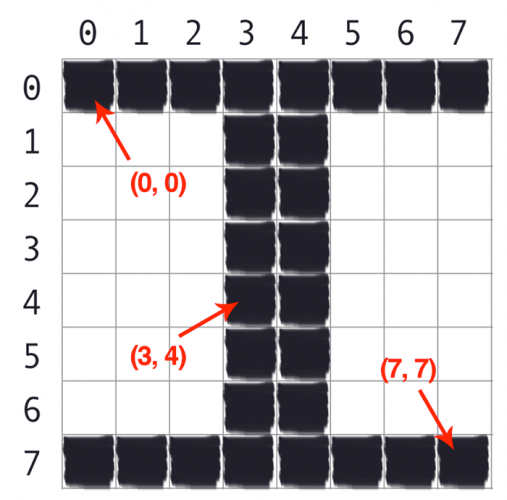
#> input picture 10.OpenCV/opencv_getting_setting_image_coordinates-e1609416591370.png, 507 x 500 px
$ python opencv_getting_setting.py --image ../opencv_getting_setting_image_coordinates-e1609416591370.png
#> lines starting #> are read from the running program, lines starting #| are printed output that depends on the picture; after the words box and inside, x2 and y2 are one past the last pixel; in counts of white or black regions, pixels touching at a corner belong together
# import the necessary packages
import argparse
import cv2

# contruct the arugment parse and parse the arguments
ap = argparse.ArgumentParser()
ap.add_argument("-i", "--image", type=str, default="adrian.png", help="path to the input image")
args = vars(ap.parse_args())

image = cv2.imread(args["image"])
#> image is the input picture: shape (500, 507, 3); mean B, G, R 189.9, 187.2, 189.5
print(dir(image), type(image))  # type - numpy.ndarray
#> (printed output is left out)
# noinspection PyUnresolvedReferences
print(image.shape)  # (450, 600, 3)
#| (500, 507, 3)
h,w = image.shape[:2]
#> h = 500; w = 507

print(f"Height : {h}, Width : {w}")
#| Height : 500, Width : 507
cv2.imshow("Original", image)
cv2.waitKey(0)

# images are simply Numpy arrays --with the origin (0, 0) located at
# the top-lefft of the image
(b, g, r) = image[0,0]
#> b = 255; g = 255; r = 255
print(f"b -> {b}, g -> {g}, r-> {r}")
#| b -> 255, g -> 255, r-> 255

(b, g, r) = image[7,5]
#> b = 254; g = 254; r = 254
print(f"b -> {b}, g -> {g}, r-> {r}")
#| b -> 254, g -> 254, r-> 254

# access the pixel located at x=50, y=20
(b, g, r) = image[20, 50]
#> b = 255; g = 255; r = 255
print(f"Pixel at (50, 20) - Red : {r}, Green : {g}, Blue : {b}")
#| Pixel at (50, 20) - Red : 255, Green : 255, Blue : 255

# update the pixel at (50, 20) and set it to red
image[20, 50] = (0, 0, 255)
#> image: shape (500, 507, 3); under 0.01% of pixels changed, all inside (x1, y1, x2, y2) = (50, 20, 51, 21)

cv2.imshow("Modified", image)
cv2.waitKey(0)

# Compute Getting and Setting Pixels
# divided by two
(cX, cY) = (w // 2, h //2)
#> cX = 253; cY = 250
print(f"cX => {cX}, cY => {cY}")
#| cX => 253, cY => 250

# since we are using Numpy arrays, we can apply array slicing to grab
# large chunks/regions of interest from the image -- here we grab the
# top-left corner of the image
t1 = image[0:cY, 0:cX]
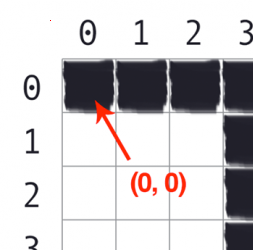
#> t1: shape (250, 253, 3); mean B, G, R 204.3, 202.5, 205.6
cv2.imshow("Top-Left Corner Cropped Image", t1)
cv2.waitKey(0)

# In a similiar fashion, we can crop the top-right , bottom-right , and
# bottom-left corners of the image and then displayed them to our
# screen
top_right = image[0:cY, cX: w]
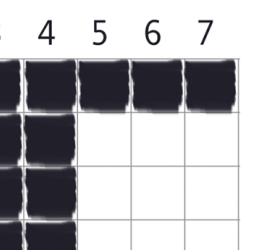
#> top_right: shape (250, 254, 3); mean B, G, R 183.2, 179.8, 180
btm_right = image[cY:h, cX: w]
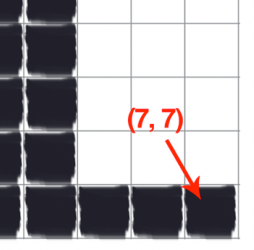
#> btm_right: shape (250, 254, 3); mean B, G, R 170.9, 167.4, 170.2
btm_left = image[cY:h, 0:cX]
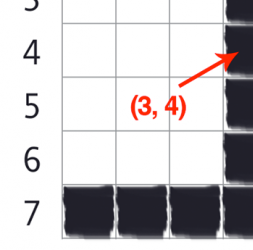
#> btm_left: shape (250, 253, 3); mean B, G, R 201.3, 199.3, 202.3

cv2.imshow("Top-Right Corner", top_right)
cv2.waitKey(0)
cv2.imshow("Bottom-Right Corner", btm_right)
cv2.waitKey(0)
cv2.imshow("Bottom-Left Corner", btm_left)
cv2.waitKey(0)

# set the top-left corner of the original image ot be green
image[0:cY, 0:cX] = (0, 255, 0)
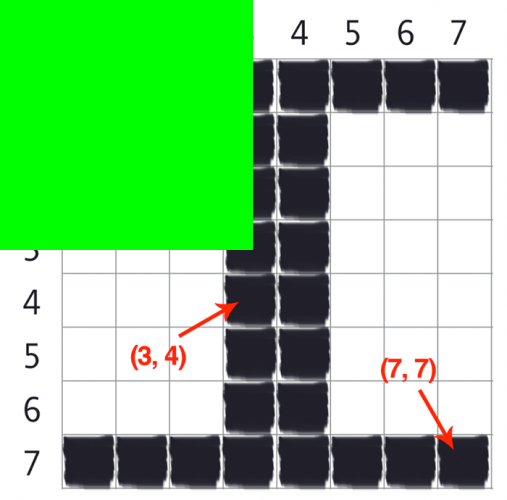
#> image: shape (500, 507, 3); mean B, G, R 138.9, 200.3, 138.2

# Show our updated image
cv2.imshow("UPdate", image)
cv2.waitKey(0)

# Croppend Image
cv2.imshow("Cropped Image", image[cY: h, cX : w])
cv2.waitKey(0)
